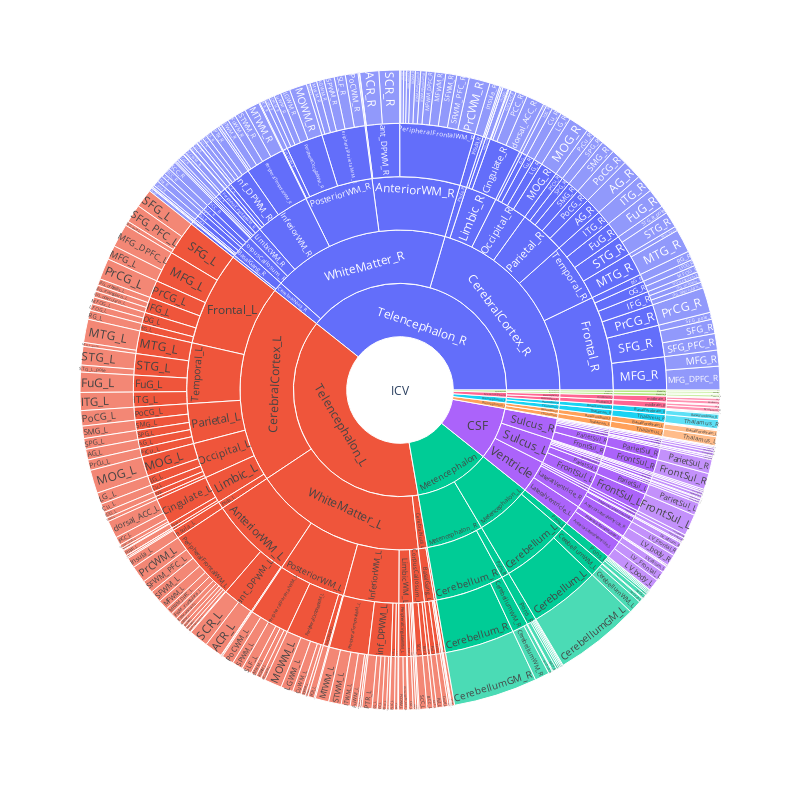

Notebook cell for this chart:
### Code cell
fig = px.sunburst(subjectData, path=['icv', 'level1', 'level2', 'level3', 'level4', 'roi'], 
                  values='comp', width=800, height=800)
fig.show()

### Figure 1 — Plotly figure (JSON) as saved in the notebook; plotly's stock layout.template omitted (floating-point values rounded to 4 significant figures; data arrays with more than 128 entries replaced by an {"elided": "..."} marker saying what was removed)
{"data": [{"branchvalues": "total", "domain": {"x": [0, 1], "y": [0, 1]}, "hovertemplate": "labels=%{label}<br>comp=%{value}<br>parent=%{parent}<br>id=%{id}<extra></extra>", "ids": {"elided": "503 str values"}, "labels": {"elided": "503 str values"}, "name": "", "parents": {"elided": "503 str values"}, "type": "sunburst", "values": {"elided": "503 float values"}}], "layout": {"height": 800, "legend": {"tracegroupgap": 0}, "margin": {"t": 60}, "width": 800}}
